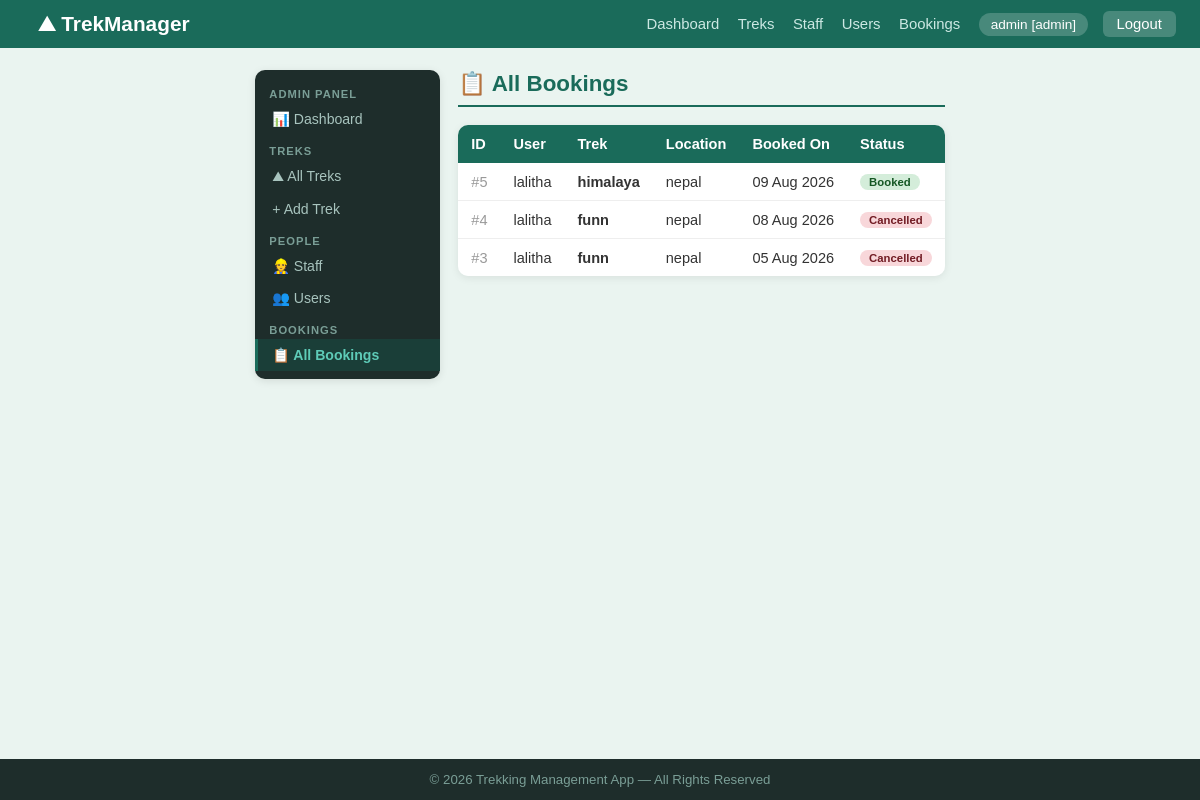
The page /admin/bookings (signed in) on the database as committed earlier.
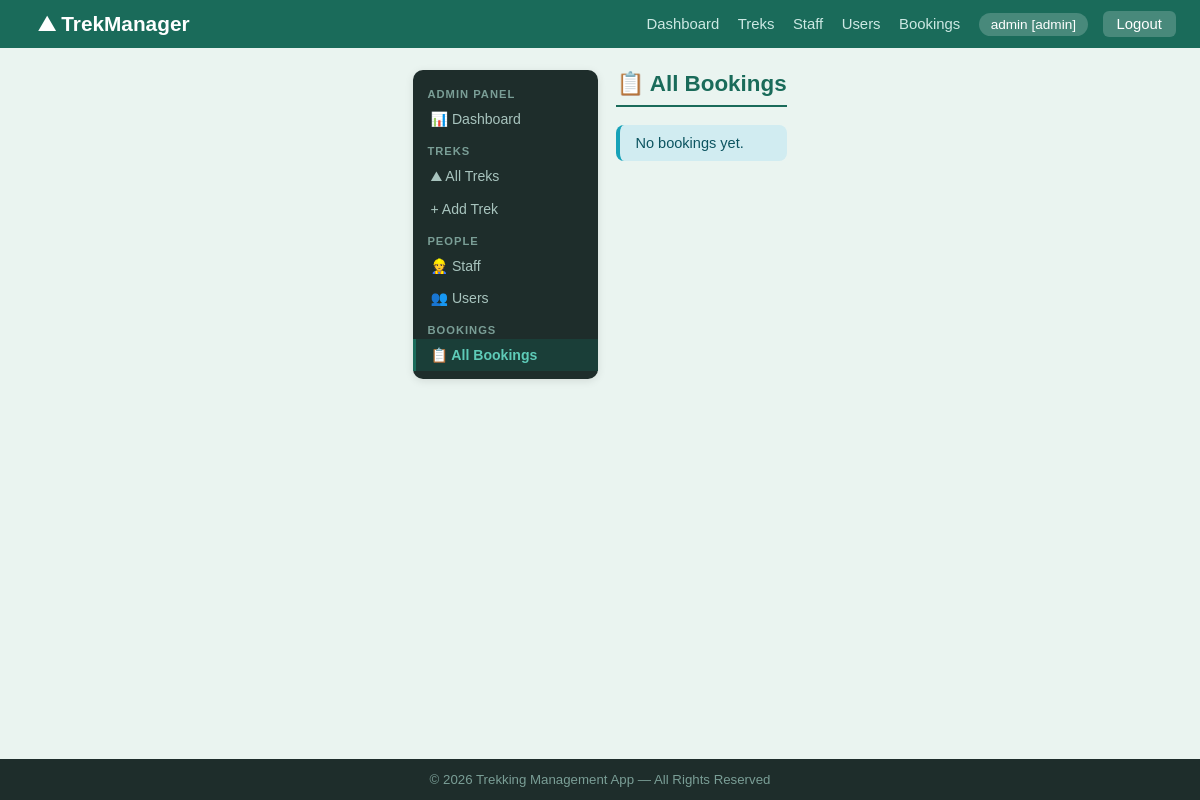
The same page on the database as committed later.
### models.py (models this page shows, shortened)
class Booking(db.Model):
    __tablename__ = 'bookings'
    id           = db.Column(db.Integer, primary_key=True)
    user_id      = db.Column(db.Integer, db.ForeignKey('users.id'), nullable=False)
    trek_id      = db.Column(db.Integer, db.ForeignKey('treks.id'), nullable=False)
    booking_date = db.Column(db.DateTime, default=datetime.utcnow)
    status       = db.Column(db.String(20), nullable=False, default='Booked')  # Booked / Cancelled / Completed

class User(db.Model):
    __tablename__ = 'users'
    id               = db.Column(db.Integer, primary_key=True)
    username         = db.Column(db.String(80), unique=True, nullable=False)
    email            = db.Column(db.String(120), unique=True, nullable=False)
    password         = db.Column(db.String(200), nullable=False)
    role             = db.Column(db.String(20), nullable=False, default='user')   # admin / staff / user
    status           = db.Column(db.String(20), nullable=False, default='active') # active / blacklisted
    approval_status  = db.Column(db.String(20), nullable=True, default='pending') # pending / approved / blacklisted
    phone            = db.Column(db.String(20), nullable=True)
    created_at       = db.Column(db.DateTime, default=datetime.utcnow)
    bookings = db.relationship('Booking', backref='user', lazy=True)

class Trek(db.Model):
    __tablename__ = 'treks'
    id              = db.Column(db.Integer, primary_key=True)
    name            = db.Column(db.String(150), nullable=False)
    location        = db.Column(db.String(150), nullable=False)
    difficulty      = db.Column(db.String(20), nullable=False)          # Easy / Moderate / Hard
    duration        = db.Column(db.Integer, nullable=False)             # days
    available_slots = db.Column(db.Integer, nullable=False, default=10)
    total_slots     = db.Column(db.Integer, nullable=False, default=10)
    status          = db.Column(db.String(20), nullable=False, default='Approved')  # Approved / Open / Closed / Completed
    start_date      = db.Column(db.Date, nullable=True)
    end_date        = db.Column(db.Date, nullable=True)
    description     = db.Column(db.Text, nullable=True)
    created_at      = db.Column(db.DateTime, default=datetime.utcnow)
    assigned_staff_id = db.Column(db.Integer, db.ForeignKey('users.id'), nullable=True)
    assigned_staff    = db.relationship('User', backref='assigned_treks', foreign_keys=[assigned_staff_id])
    bookings = db.relationship('Booking', backref='trek', lazy=True)

### app.py (the view)
@app.route('/admin/bookings')
def admin_bookings():
    user = get_current_user()
    if not user or user.role != 'admin':
        flash('Access denied.', 'danger')
        return redirect(url_for('login'))
    bookings = Booking.query.order_by(Booking.id.desc()).all()
    return render_template('admin/bookings.html', bookings=bookings)

### app.py (called while the page is built)
def get_current_user():
    if 'user_id' in session:
        return User.query.get(session['user_id'])
    return None

@app.context_processor
def inject_user():
    return dict(current_user=get_current_user)

### templates/admin/bookings.html (shortened to what this page needs)
{% extends 'admin/base_admin.html' %}
{% block bodyclass %}bg-admin{% endblock %}
{% block admin_content %}
<h2 class="page-title">&#128203; All Bookings</h2>
{% if bookings %}
<div class="table-wrap">
    <table>
        <thead><tr><th>ID</th><th>User</th><th>Trek</th><th>Location</th><th>Booked On</th><th>Status</th></tr></thead>
        <tbody>
        {% for b in bookings %}
        <tr>
            <td style="color:#999;">#{{ b.id }}</td>
            <td>{{ b.user.username }}</td>
            <td><b>{{ b.trek.name }}</b></td>
            <td>{{ b.trek.location }}</td>
            <td>{{ b.booking_date.strftime('%d %b %Y') }}</td>
            <td><span class="badge badge-{{ b.status | lower }}">{{ b.status }}</span></td>
        </tr>
        {% endfor %}
        </tbody>
    </table>
</div>
{% else %}
<div class="alert alert-info">No bookings yet.</div>
{% endif %}
{% endblock %}

Rows that differ between the two databases and show on the page:
removed Booking: id "5", user.username "lalitha", trek.name "himalaya", trek.location "nepal", booking_date "09 Aug 2026", status "Booked"
removed Booking: id "4", user.username "lalitha", trek.name "funn", trek.location "nepal", booking_date "08 Aug 2026", status "Cancelled"
removed Booking: id "3", user.username "lalitha", trek.name "funn", trek.location "nepal", booking_date "05 Aug 2026", status "Cancelled"
Other text that changed with them:
text no longer shown: "ID User Trek Location Booked On Status"
text now shown: "No bookings yet."
